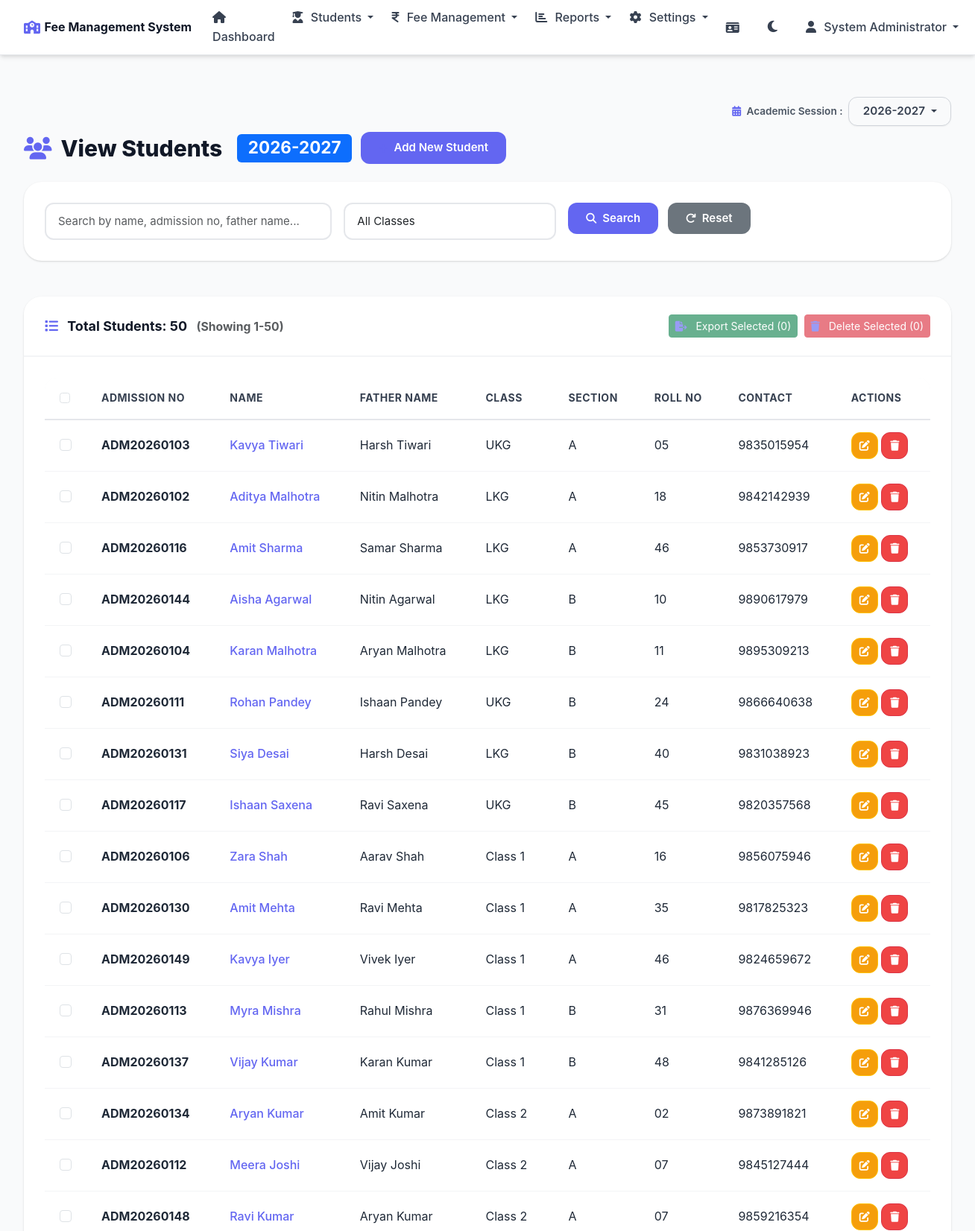
Page /modules/student/view_students.php (signed in, upper part) on the committed database.
### tables this page shows
CREATE TABLE academic_sessions (
    session_id INT AUTO_INCREMENT PRIMARY KEY,
    session_name VARCHAR(20) NOT NULL UNIQUE,
    start_date DATE NOT NULL,
    end_date DATE NOT NULL,
    is_active TINYINT(1) DEFAULT 0,
    created_at TIMESTAMP DEFAULT CURRENT_TIMESTAMP
);

CREATE TABLE students (
    student_id INT PRIMARY KEY AUTO_INCREMENT,
    admission_no VARCHAR(20) UNIQUE NOT NULL,
    first_name VARCHAR(50) NOT NULL,
    last_name VARCHAR(50) NOT NULL,
    father_name VARCHAR(100) NOT NULL,
    mother_name VARCHAR(100),
    date_of_birth DATE NOT NULL,
    gender ENUM('Male', 'Female', 'Other') NOT NULL,
    class_id INT NOT NULL,
    section_id INT NOT NULL,
    roll_number VARCHAR(20),
    contact_number VARCHAR(15) NOT NULL,
    email VARCHAR(100),
    address TEXT NOT NULL,
    admission_date DATE NOT NULL,
    academic_year VARCHAR(20) NOT NULL,
    status ENUM('active', 'inactive') DEFAULT 'active',
    created_at TIMESTAMP DEFAULT CURRENT_TIMESTAMP,
    updated_at TIMESTAMP DEFAULT CURRENT_TIMESTAMP ON UPDATE CURRENT_TIMESTAMP,
    FOREIGN KEY (class_id) REFERENCES classes(class_id),
    FOREIGN KEY (section_id) REFERENCES sections(section_id)
);

CREATE TABLE classes (
    class_id INT PRIMARY KEY AUTO_INCREMENT,
    class_name VARCHAR(50) NOT NULL,
    class_numeric INT NOT NULL,
    created_at TIMESTAMP DEFAULT CURRENT_TIMESTAMP,
    status ENUM('active', 'inactive') DEFAULT 'active'
);

CREATE TABLE sections (
    section_id INT PRIMARY KEY AUTO_INCREMENT,
    class_id INT NOT NULL,
    section_name VARCHAR(10) NOT NULL,
    created_at TIMESTAMP DEFAULT CURRENT_TIMESTAMP,
    status ENUM('active', 'inactive') DEFAULT 'active',
    FOREIGN KEY (class_id) REFERENCES classes(class_id) ON DELETE CASCADE,
    UNIQUE KEY unique_class_section (class_id, section_name)
);

### modules/student/view_students.php (the view, shortened to what the rows shown need)
<?php
require_once '../../config/database.php';
require_once '../../includes/session.php';
$selectedSession = getSelectedSession();
$page = max(1, (int)($_GET['page'] ?? 1));
$perPage = 50;
$offset = ($page - 1) * $perPage;
try {
    $db = getDB();
    $where = " WHERE s.status = 'active' AND s.academic_year = :academic_year";
    $params = ['academic_year' => $selectedSession];
    $query = "
        SELECT
            s.*,
            c.class_name,
            sec.section_name,
            CONCAT(s.first_name, ' ', s.last_name) as full_name
        FROM students s
        JOIN classes c ON s.class_id = c.class_id
        JOIN sections sec ON s.section_id = sec.section_id
    " . $where . "
        ORDER BY c.class_numeric, sec.section_name, s.roll_number, s.first_name
        LIMIT " . intval($perPage) . " OFFSET " . intval($offset);
    $students = $db->fetchAll($query, $params);
} catch(Exception $e) {
    error_log($e->getMessage());
    $students = [];
    $classes = [];
    $totalStudents = 0;
    $totalPages = 1;
}
require_once '../../includes/header.php';
?>
<div class="row">
    <div class="col-12">
        <h2 class="mb-4">
            <i class="fas fa-users"></i> View Students
            <span class="badge bg-primary ms-2"><?php echo htmlspecialchars($selectedSession); ?></span>
            <a href="add_student.php" class="btn btn-primary btn-custom float-end">
                <i class="fas fa-plus"></i> Add New Student
            </a>
        </h2>
    </div>
</div>
<div class="row">
    <div class="col-12">
        <div class="card card-custom">
            <div class="card-body">
                <?php if (count($students) > 0): ?>
                <?php if (canDelete()): ?>
                <form id="bulkDeleteForm" method="POST" action="bulk_delete_students.php">
                <?php endif; ?>
                <div class="table-responsive">
                    <table class="table table-custom table-hover">
                        <thead>
                            <tr>
                                <?php if (canDelete()): ?>
                                <th style="width: 40px;"><input type="checkbox" id="selectAll" class="form-check-input"></th>
                                <?php endif; ?>
                                <th>Admission No</th>
                                <th>Name</th>
                                <th>Father Name</th>
                                <th>Class</th>
                                <th>Section</th>
                                <th>Roll No</th>
                                <th>Contact</th>
                                <?php if (canEdit()): ?>
                                <th>Actions</th>
                                <?php endif; ?>
                            </tr>
                        </thead>
                        <tbody>
                            <?php foreach($students as $student): ?>
                            <tr>
                                <?php if (canDelete()): ?>
                                <td><input type="checkbox" name="student_ids[]" value="<?php echo $student['student_id']; ?>" class="form-check-input row-checkbox"></td>
                                <?php endif; ?>
                                <td><strong><?php echo htmlspecialchars($student['admission_no']); ?></strong></td>
                                <td>
                                    <a href="javascript:void(0)" class="text-decoration-none student-profile-link"
                                       data-student-id="<?php echo $student['student_id']; ?>">
                                        <?php echo htmlspecialchars($student['full_name']); ?>
                                    </a>
                                </td>
                                <td><?php echo htmlspecialchars($student['father_name']); ?></td>
                                <td><?php echo htmlspecialchars($student['class_name']); ?></td>
                                <td><?php echo htmlspecialchars($student['section_name']); ?></td>
                                <td><?php echo htmlspecialchars($student['roll_number'] ?? '-'); ?></td>
                                <td><?php echo htmlspecialchars($student['contact_number']); ?></td>
                                <?php if (canEdit()): ?>
                                <td>
                                    <a href="edit_student.php?id=<?php echo $student['student_id']; ?>"
                                       class="btn btn-sm btn-warning btn-icon" title="Edit">
                                        <i class="fas fa-edit"></i>
                                    </a>
                                    <?php if (canDelete()): ?>
                                    <a href="delete_student.php?id=<?php echo $student['student_id']; ?>"
                                       class="btn btn-sm btn-danger btn-icon delete-btn" title="Delete">
                                        <i class="fas fa-trash"></i>
                                    </a>
                                    <?php endif; ?>
                                </td>
                                <?php endif; ?>
                            </tr>
                            <?php endforeach; ?>
                        </tbody>
                    </table>
                </div>
                <?php if (canDelete()): ?>
                </form>
                <?php endif; ?>
                <?php else: ?>
                <p class="text-center text-muted">No students found.</p>
                <?php endif; ?>
            </div>
        </div>
    </div>
</div>
<?php require_once '../../includes/footer.php'; ?>

### includes/header.php (shortened to what the rows shown need)
<!DOCTYPE html>
<html lang="en" data-theme="light">
<head>
    <link href="https://cdn.jsdelivr.net/npm/bootstrap@5.3.0/dist/css/bootstrap.min.css" rel="stylesheet">
    <link href="https://cdnjs.cloudflare.com/ajax/libs/font-awesome/6.4.0/css/all.min.css" rel="stylesheet">
    <link href="/assets/css/style.css" rel="stylesheet">
</head>
<body>
    <div class="<?php echo (isLoggedIn() && basename($_SERVER['PHP_SELF']) != 'login.php') ? 'container-fluid mt-4' : ''; ?>">
        <?php if(isLoggedIn() && basename($_SERVER['PHP_SELF']) != 'login.php'): ?>
        <?php
        $headerSessions = getAllSessions();
        $headerSelectedSession = getSelectedSession();
        ?>
        <div class="session-selector-wrapper">
            <span class="session-label"><i class="fas fa-calendar-alt"></i> Academic Session :</span>
            <div class="dropdown">
                <button class="btn dropdown-toggle session-selector-btn" type="button" id="sessionDropdown" data-bs-toggle="dropdown">
                    <?php echo htmlspecialchars($headerSelectedSession); ?>
                </button>
            </div>
        </div>
        <?php endif; ?>

### rows in the picture
academic_sessions: session_name "2026-2027"
students: admission_no "ADM20260103", full_name "Kavya Tiwari", father_name "Harsh Tiwari", class.class_name "UKG", section.section_name "A", roll_number "05", contact_number "9835015954"
students: admission_no "ADM20260102", full_name "Aditya Malhotra", father_name "Nitin Malhotra", class.class_name "LKG", section.section_name "A", roll_number "18", contact_number "9842142939"
students: admission_no "ADM20260116", full_name "Amit Sharma", father_name "Samar Sharma", class.class_name "LKG", section.section_name "A", roll_number "46", contact_number "9853730917"
students: admission_no "ADM20260144", full_name "Aisha Agarwal", father_name "Nitin Agarwal", class.class_name "LKG", section.section_name "B", roll_number "10", contact_number "9890617979"
students: admission_no "ADM20260104", full_name "Karan Malhotra", father_name "Aryan Malhotra", class.class_name "LKG", section.section_name "B", roll_number "11", contact_number "9895309213"
students: admission_no "ADM20260111", full_name "Rohan Pandey", father_name "Ishaan Pandey", class.class_name "UKG", section.section_name "B", roll_number "24", contact_number "9866640638"
students: admission_no "ADM20260131", full_name "Siya Desai", father_name "Harsh Desai", class.class_name "LKG", section.section_name "B", roll_number "40", contact_number "9831038923"
students: admission_no "ADM20260117", full_name "Ishaan Saxena", father_name "Ravi Saxena", class.class_name "UKG", section.section_name "B", roll_number "45", contact_number "9820357568"
students: admission_no "ADM20260106", full_name "Zara Shah", father_name "Aarav Shah", class.class_name "Class 1", section.section_name "A", roll_number "16", contact_number "9856075946"
students: admission_no "ADM20260130", full_name "Amit Mehta", father_name "Ravi Mehta", class.class_name "Class 1", section.section_name "A", roll_number "35", contact_number "9817825323"
students: admission_no "ADM20260149", full_name "Kavya Iyer", father_name "Vivek Iyer", class.class_name "Class 1", section.section_name "A", roll_number "46", contact_number "9824659672"
students: admission_no "ADM20260113", full_name "Myra Mishra", father_name "Rahul Mishra", class.class_name "Class 1", section.section_name "B", roll_number "31", contact_number "9876369946"
students: admission_no "ADM20260137", full_name "Vijay Kumar", father_name "Karan Kumar", class.class_name "Class 1", section.section_name "B", roll_number "48", contact_number "9841285126"
students: admission_no "ADM20260134", full_name "Aryan Kumar", father_name "Amit Kumar", class.class_name "Class 2", section.section_name "A", roll_number "02", contact_number "9873891821"
students: admission_no "ADM20260112", full_name "Meera Joshi", father_name "Vijay Joshi", class.class_name "Class 2", section.section_name "A", roll_number "07", contact_number "9845127444"
students: admission_no "ADM20260148", full_name "Ravi Kumar", father_name "Aryan Kumar", class.class_name "Class 2", section.section_name "A", roll_number "07", contact_number "9859216354"

### other values in the picture
$siteSettings['school_name'] "Fee Management System"
getAdminName() "System Administrator"
$totalStudents "50"
$showingFrom "1"
$showingTo "50"
